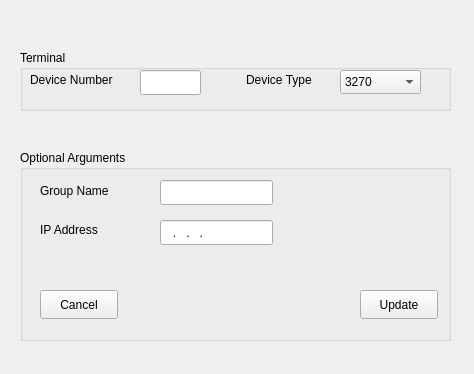
<?xml version="1.0" encoding="UTF-8"?>
<ui version="4.0">
 <class>TerminalPropertiesClass</class>
 <widget class="QWidget" name="TerminalPropertiesClass">
  <property name="geometry">
   <rect>
    <x>0</x>
    <y>0</y>
    <width>474</width>
    <height>374</height>
   </rect>
  </property>
  <property name="windowTitle">
   <string>TerminalProperties</string>
  </property>
  <widget class="QGroupBox" name="groupBox">
   <property name="geometry">
    <rect>
     <x>20</x>
     <y>50</y>
     <width>431</width>
     <height>61</height>
    </rect>
   </property>
   <property name="title">
    <string>Terminal</string>
   </property>
   <widget class="QComboBox" name="terminalCombo">
    <property name="enabled">
     <bool>true</bool>
    </property>
    <property name="geometry">
     <rect>
      <x>320</x>
      <y>20</y>
      <width>81</width>
      <height>24</height>
     </rect>
    </property>
    <item>
     <property name="text">
      <string>3270</string>
     </property>
    </item>
    <item>
     <property name="text">
      <string>3287</string>
     </property>
    </item>
   </widget>
   <widget class="QLabel" name="label_3">
    <property name="geometry">
     <rect>
      <x>10</x>
      <y>20</y>
      <width>111</width>
      <height>19</height>
     </rect>
    </property>
    <property name="text">
     <string>Device Number</string>
    </property>
   </widget>
   <widget class="QLineEdit" name="deviceNumber">
    <property name="geometry">
     <rect>
      <x>120</x>
      <y>20</y>
      <width>61</width>
      <height>25</height>
     </rect>
    </property>
    <property name="inputMask">
     <string/>
    </property>
    <property name="text">
     <string/>
    </property>
    <property name="maxLength">
     <number>32767</number>
    </property>
   </widget>
   <widget class="QLabel" name="label_4">
    <property name="geometry">
     <rect>
      <x>226</x>
      <y>20</y>
      <width>91</width>
      <height>20</height>
     </rect>
    </property>
    <property name="text">
     <string>Device Type</string>
    </property>
   </widget>
  </widget>
  <widget class="QGroupBox" name="groupBox_2">
   <property name="geometry">
    <rect>
     <x>20</x>
     <y>150</y>
     <width>431</width>
     <height>191</height>
    </rect>
   </property>
   <property name="title">
    <string>Optional Arguments</string>
   </property>
   <widget class="QLineEdit" name="IPAddress">
    <property name="geometry">
     <rect>
      <x>140</x>
      <y>70</y>
      <width>113</width>
      <height>25</height>
     </rect>
    </property>
    <property name="inputMask">
     <string>009.009.009.009; </string>
    </property>
   </widget>
   <widget class="QLineEdit" name="groupName">
    <property name="geometry">
     <rect>
      <x>140</x>
      <y>30</y>
      <width>113</width>
      <height>25</height>
     </rect>
    </property>
   </widget>
   <widget class="QLabel" name="label">
    <property name="geometry">
     <rect>
      <x>20</x>
      <y>30</y>
      <width>111</width>
      <height>21</height>
     </rect>
    </property>
    <property name="text">
     <string>Group Name</string>
    </property>
   </widget>
   <widget class="QLabel" name="label_2">
    <property name="geometry">
     <rect>
      <x>20</x>
      <y>70</y>
      <width>111</width>
      <height>19</height>
     </rect>
    </property>
    <property name="text">
     <string>IP Address</string>
    </property>
   </widget>
   <widget class="QPushButton" name="OKButton">
    <property name="geometry">
     <rect>
      <x>340</x>
      <y>140</y>
      <width>78</width>
      <height>29</height>
     </rect>
    </property>
    <property name="text">
     <string>Update</string>
    </property>
   </widget>
   <widget class="QPushButton" name="cancelButton">
    <property name="geometry">
     <rect>
      <x>20</x>
      <y>140</y>
      <width>78</width>
      <height>29</height>
     </rect>
    </property>
    <property name="text">
     <string>Cancel</string>
    </property>
   </widget>
  </widget>
 </widget>
 <layoutdefault spacing="6" margin="11"/>
 <resources/>
 <connections/>
</ui>
